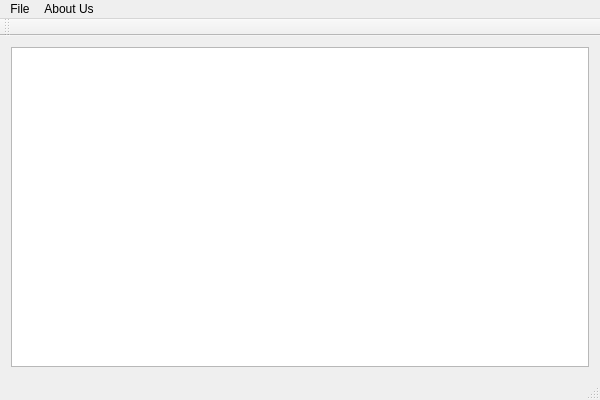
<?xml version="1.0" encoding="UTF-8"?>
<ui version="4.0">
 <class>MyCADClass</class>
 <widget class="QMainWindow" name="MyCADClass">
  <property name="geometry">
   <rect>
    <x>0</x>
    <y>0</y>
    <width>600</width>
    <height>400</height>
   </rect>
  </property>
  <property name="windowTitle">
   <string>MyCAD</string>
  </property>
  <widget class="QWidget" name="centralWidget">
   <layout class="QVBoxLayout" name="verticalLayout">
    <item>
     <widget class="QGraphicsView" name="graphicsView"/>
    </item>
   </layout>
  </widget>
  <widget class="QMenuBar" name="menuBar">
   <property name="geometry">
    <rect>
     <x>0</x>
     <y>0</y>
     <width>600</width>
     <height>22</height>
    </rect>
   </property>
   <widget class="QMenu" name="menuFile">
    <property name="title">
     <string>File</string>
    </property>
    <addaction name="actionOpen_File"/>
    <addaction name="actionSave_FIle"/>
    <addaction name="actionDraw_Line"/>
   </widget>
   <widget class="QMenu" name="menuAbout_Us">
    <property name="title">
     <string>About Us</string>
    </property>
    <addaction name="actionContact_Us"/>
   </widget>
   <addaction name="menuFile"/>
   <addaction name="menuAbout_Us"/>
  </widget>
  <widget class="QToolBar" name="mainToolBar">
   <attribute name="toolBarArea">
    <enum>TopToolBarArea</enum>
   </attribute>
   <attribute name="toolBarBreak">
    <bool>false</bool>
   </attribute>
  </widget>
  <widget class="QStatusBar" name="statusBar"/>
  <action name="actionOpen_File">
   <property name="text">
    <string>Open File</string>
   </property>
  </action>
  <action name="actionSave_FIle">
   <property name="text">
    <string>Save FIle</string>
   </property>
  </action>
  <action name="actionContact_Us">
   <property name="text">
    <string>Contact Us</string>
   </property>
  </action>
  <action name="actionDraw_Line">
   <property name="text">
    <string>Draw Line</string>
   </property>
  </action>
 </widget>
 <layoutdefault spacing="6" margin="11"/>
 <resources>
  <include location="MyCAD.qrc"/>
 </resources>
 <connections/>
</ui>
